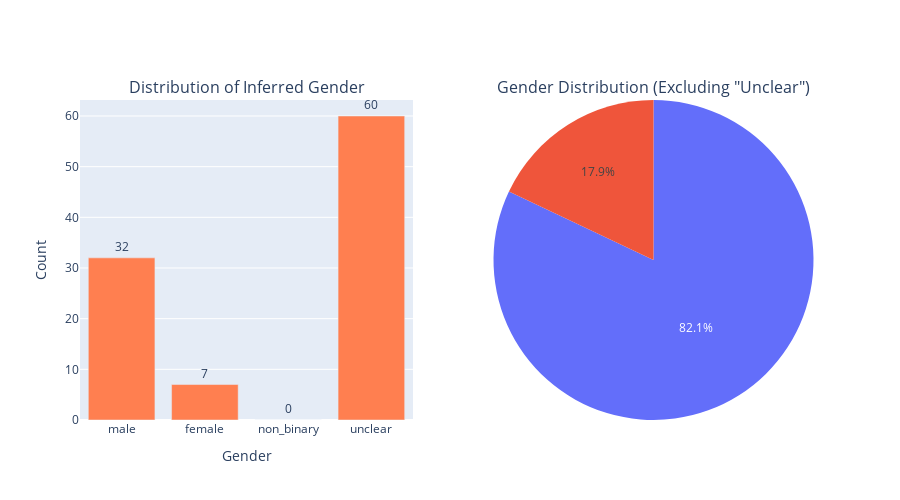

Source (notebook cell):
### Code cell
# Plot gender distribution
gender_order = ['male', 'female', 'non_binary', 'unclear']
gender_data = df['inferred_gender'].value_counts().reindex(gender_order, fill_value=0)

# Create subplots
fig = make_subplots(
	rows=1, cols=2,
	subplot_titles=('Distribution of Inferred Gender', 'Gender Distribution (Excluding "Unclear")'),
	specs=[[{'type': 'bar'}, {'type': 'pie'}]]
)

# Bar chart
fig.add_trace(
	go.Bar(
		x=gender_data.index,
		y=gender_data.values,
		text=gender_data.values,
		textposition='outside',
		marker_color='coral',
		name='Count'
	),
	row=1, col=1
)

# Pie chart (excluding unclear)
gender_clear = df[df['inferred_gender'] != 'unclear']['inferred_gender'].value_counts()
if len(gender_clear) > 0:
	fig.add_trace(
		go.Pie(
			labels=gender_clear.index,
			values=gender_clear.values,
			name='Gender'
		),
		row=1, col=2
	)

fig.update_xaxes(title_text='Gender', row=1, col=1)
fig.update_yaxes(title_text='Count', row=1, col=1)
fig.update_layout(height=500, showlegend=False)

fig.show()

# Calculate unclear rate
unclear_rate = (df['inferred_gender'] == 'unclear').sum() / len(df) * 100
print(f"\nGender 'unclear' rate: {unclear_rate:.2f}%")

### Figure 1 — Plotly figure (JSON) as saved in the notebook; plotly's stock layout.template omitted (floating-point values rounded to 4 significant figures)
{"data": [{"marker": {"color": "coral"}, "name": "Count", "text": [32.0, 7.0, 0.0, 60.0], "textposition": "outside", "type": "bar", "x": ["male", "female", "non_binary", "unclear"], "xaxis": "x", "y": [32, 7, 0, 60], "yaxis": "y"}, {"domain": {"x": [0.55, 1], "y": [0, 1]}, "labels": ["male", "female"], "name": "Gender", "type": "pie", "values": [32, 7]}], "layout": {"annotations": [{"font": {"size": 16}, "showarrow": false, "text": "Distribution of Inferred Gender", "x": 0.225, "xanchor": "center", "xref": "paper", "y": 1, "yanchor": "bottom", "yref": "paper"}, {"font": {"size": 16}, "showarrow": false, "text": "Gender Distribution (Excluding \"Unclear\")", "x": 0.775, "xanchor": "center", "xref": "paper", "y": 1, "yanchor": "bottom", "yref": "paper"}], "height": 500, "showlegend": false, "xaxis": {"anchor": "y", "domain": [0, 0.45], "title": {"text": "Gender"}}, "yaxis": {"anchor": "x", "domain": [0, 1], "title": {"text": "Count"}}}}
